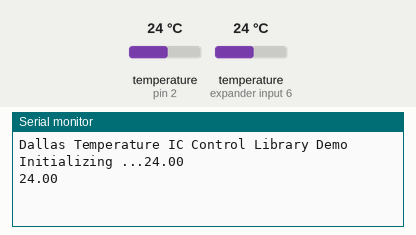
Simulated run of this sketch. Board: Arduino Leonardo, built with avr-gcc and run on an emulated ATmega32U4. On the bench: the last lines printed to the serial monitor. The inputs (shaded band) are chosen by the test bench; at power-on: temperature (sensors on pin 2, expander input 6) 24 °C. Storage starts empty.

Above: at 1.2 s.
1.3 s: temperature (sensor on pin 2) set to 12 °C
At 2.8 s:
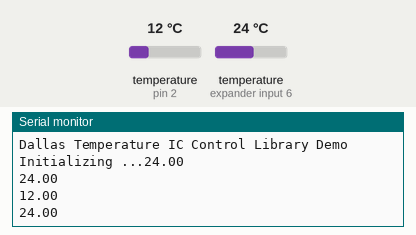
3.0 s: temperature (sensor on expander input 6) set to 19 °C
At 4.4 s:
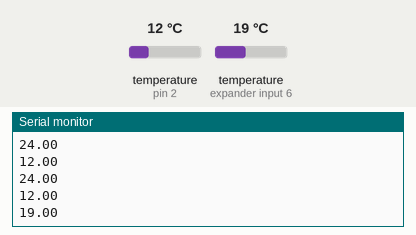
4.7 s: temperature (sensor on pin 2) set to 28 °C
At 5.5 s:
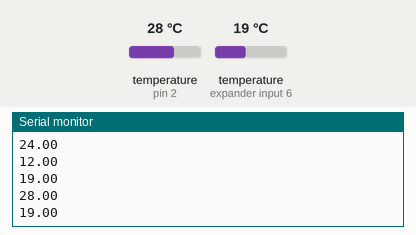
6.4 s: temperature (sensor on expander input 6) set to 33 °C
At 8.0 s:
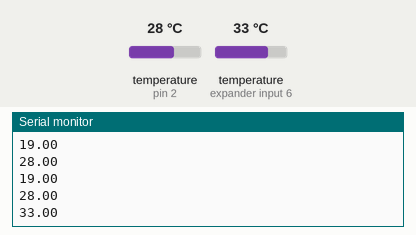
Timing chart, 0 to 9.1 s (numbered marks = the images above; inputs shaded):
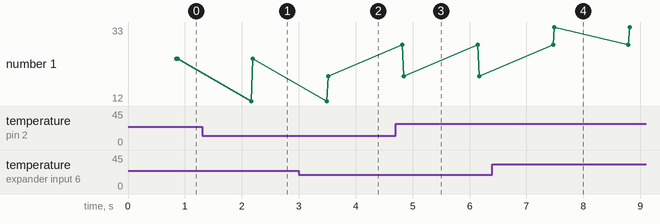

Measured:
- after the input at 1.3 s, the serial monitor: prints a new line after 0.87 s (image 1)
- after the input at 3.0 s, the serial monitor: prints a new line after 0.52 s (image 2)
- after the input at 4.7 s, the serial monitor: prints a new line after 0.12 s (image 3)
- after the input at 6.4 s, the serial monitor: prints a new line after 1.1 s (image 4)
- plotted number 1: 24 → 19 after the input at 3.0 s, 19 → 33 after the input at 6.4 s

The sketch:

twoTemperatureWithSDCard.ino
```cpp
//

#include <SD.h>
#include <OneWire.h>
#include <DallasTemperature.h>
#include <SPI.h>


#define ONE_WIRE_BUS 2
//Two Onewire Tenperature Sensor plug in the same 2 pin.
//把两个温度sensor线插在同一个2号口中


OneWire oneWire(ONE_WIRE_BUS);

DallasTemperature sensors(&oneWire);
 File myFile;
 File myFile_2;
unsigned long starttime;
    unsigned long stoptime;
void setup()
{

  Serial.begin(9600);
  Serial.println("Dallas Temperature IC Control Library Demo");
  while (!Serial) {
    ; // wait for serial port to connect. Needed for Leonardo only
  }
if (!SD.begin(4)) {
    Serial.println("initialization failed!");
    return;
  }
   Serial.print("Initializing ...");
   myFile = SD.open("temp.txt", FILE_WRITE);
 myFile.println(',,,,,');
 myFile.close();
 myFile_2 = SD.open("temp2.txt", FILE_WRITE);
 myFile_2.println(',,,,,');
 myFile_2.close();

  sensors.begin();
  starttime=millis();
}

void loop(void)
{
  myFile = SD.open("temp.txt", FILE_WRITE);
  myFile_2 = SD.open("temp2.txt", FILE_WRITE);

  sensors.requestTemperatures();


  Serial.println(sensors.getTempCByIndex(0));
  stoptime=millis();
 myFile.print(stoptime-starttime);
    myFile.print(',');
    myFile.print(sensors.getTempCByIndex(0));
    myFile.print(',');


    Serial.println(sensors.getTempCByIndex(1));
  stoptime=millis();
 myFile_2.print(stoptime-starttime);
    myFile_2.print(',');
    myFile_2.print(sensors.getTempCByIndex(1));
    myFile_2.print(',');


   delay(500);
    myFile.close();
    myFile_2.close();
}
```
